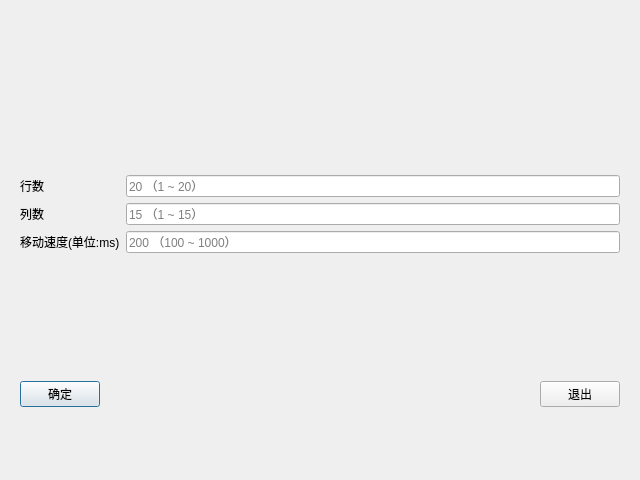
<?xml version="1.0" encoding="UTF-8"?>
<ui version="4.0">
 <class>PropertyDialog</class>
 <widget class="QDialog" name="PropertyDialog">
  <property name="geometry">
   <rect>
    <x>0</x>
    <y>0</y>
    <width>640</width>
    <height>480</height>
   </rect>
  </property>
  <property name="minimumSize">
   <size>
    <width>640</width>
    <height>480</height>
   </size>
  </property>
  <property name="windowTitle">
   <string>Dialog</string>
  </property>
  <layout class="QVBoxLayout" name="verticalLayout">
   <item>
    <widget class="QLabel" name="imageLabel">
     <property name="autoFillBackground">
      <bool>false</bool>
     </property>
     <property name="text">
      <string/>
     </property>
     <property name="pixmap">
      <pixmap resource="res.qrc">:/Images/snakeIcon2.jpg</pixmap>
     </property>
     <property name="scaledContents">
      <bool>true</bool>
     </property>
    </widget>
   </item>
   <item>
    <widget class="QWidget" name="widget" native="true">
     <layout class="QFormLayout" name="formLayout">
      <item row="0" column="0">
       <widget class="QLabel" name="label">
        <property name="text">
         <string>行数</string>
        </property>
        <property name="scaledContents">
         <bool>false</bool>
        </property>
        <property name="alignment">
         <set>Qt::AlignmentFlag::AlignRight|Qt::AlignmentFlag::AlignTrailing|Qt::AlignmentFlag::AlignVCenter</set>
        </property>
       </widget>
      </item>
      <item row="0" column="1">
       <widget class="QLineEdit" name="lineEdit">
        <property name="placeholderText">
         <string>20 （1 ~ 20）</string>
        </property>
       </widget>
      </item>
      <item row="1" column="0">
       <widget class="QLabel" name="label_2">
        <property name="text">
         <string>列数</string>
        </property>
       </widget>
      </item>
      <item row="1" column="1">
       <widget class="QLineEdit" name="rowEdit">
        <property name="placeholderText">
         <string>15 （1 ~ 15）</string>
        </property>
       </widget>
      </item>
      <item row="2" column="0">
       <widget class="QLabel" name="label_3">
        <property name="text">
         <string>移动速度(单位:ms)</string>
        </property>
       </widget>
      </item>
      <item row="2" column="1">
       <widget class="QLineEdit" name="speedEdit">
        <property name="placeholderText">
         <string>200 （100 ~ 1000）</string>
        </property>
       </widget>
      </item>
     </layout>
    </widget>
   </item>
   <item>
    <widget class="QWidget" name="widget_2" native="true">
     <layout class="QHBoxLayout" name="horizontalLayout">
      <item>
       <widget class="QPushButton" name="pushButton">
        <property name="text">
         <string>确定</string>
        </property>
       </widget>
      </item>
      <item>
       <spacer name="horizontalSpacer">
        <property name="orientation">
         <enum>Qt::Orientation::Horizontal</enum>
        </property>
        <property name="sizeHint" stdset="0">
         <size>
          <width>40</width>
          <height>20</height>
         </size>
        </property>
       </spacer>
      </item>
      <item>
       <widget class="QPushButton" name="pushButton_2">
        <property name="text">
         <string>退出</string>
        </property>
       </widget>
      </item>
     </layout>
    </widget>
   </item>
  </layout>
 </widget>
 <resources>
  <include location="res.qrc"/>
 </resources>
 <connections/>
</ui>
